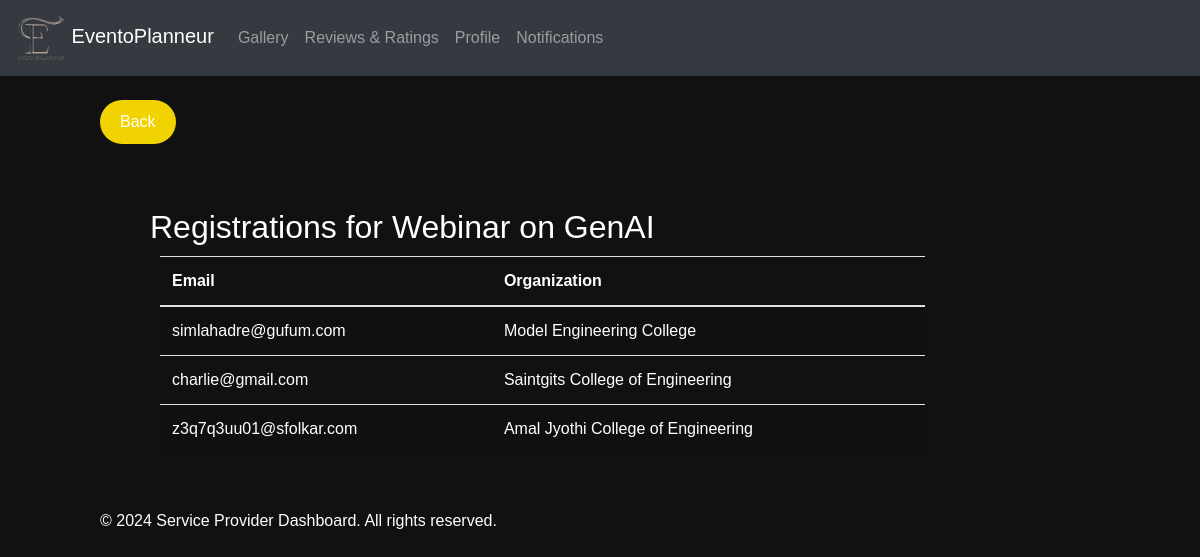
The page /display_registrations/79/ on the database its author committed.
### eventapp/models.py (models this page shows, shortened)
class Webinar(models.Model):
    EVENT_TYPE_CHOICES = [
    ('Online', 'Online'),
    ('Offline', 'Offline'),
]
    id = models.AutoField(primary_key=True)
    title = models.CharField(max_length=100)
    event_type = models.CharField(max_length=10, choices=EVENT_TYPE_CHOICES, default='offline')
    description = models.TextField()
    date = models.DateField(default=None, blank=True, null=True)
    start_time = models.TimeField(blank=True, null=True)
    end_time = models.TimeField(blank=True, null=True)
    location = models.CharField(max_length=200, blank=True, null=True)
    poster = models.URLField(blank=True, null=True)
    organizer_name = models.CharField(max_length=100)
    deadline = models.DateField(default=None, blank=True, null=True)
    fee = models.DecimalField(max_digits=10, decimal_places=2, blank=True, null=True)
    speakers = models.ManyToManyField(Speaker, blank=True)
    org_user=models.ForeignKey(CustomUser, on_delete=models.CASCADE,null=True,blank=True)
    livestream = models.URLField(blank=True, null=True)
    phone_number = models.CharField(max_length=15)
    max_participants = models.PositiveIntegerField(null=True,default=50)
    status = models.IntegerField(default=1,null=True,blank=True)
    def get_registrations(self):
        return WebinarRegistration.objects.filter(webinar=self)

class WebinarRegistration(models.Model):
    certificate_status=models.IntegerField(default=0,null=True,blank=True)
    user = models.ForeignKey(Attendee, on_delete=models.CASCADE)
    webinar = models.ForeignKey(Webinar, on_delete=models.CASCADE)

class Attendee(models.Model):
    name = models.CharField(max_length=255)
    email = models.EmailField()
    organization= models.CharField(max_length=255,blank=True, null=True)
    phone_number = models.CharField(max_length=20)
    location = models.CharField(max_length=255)
    interests = models.TextField(blank=True, null=True)
    org_user=models.ForeignKey(CustomUser, on_delete=models.CASCADE,null=True,blank=True)

### eventapp/views.py (the view)
# urls.py: path('display_registrations/<int:webinar_id>/', views.display_registrations, name='display_registrations'),
def display_registrations(request, webinar_id):
    webinar = Webinar.objects.get(pk=webinar_id)
    registrations = webinar.get_registrations()
    return render(request, 'registration_list.html', {'webinar': webinar, 'registrations': registrations})

### templates/registration_list.html (shortened to what this page needs)
{% load static %}
<!DOCTYPE html>
<html lang="en">
<head>
  <link rel="stylesheet" href="https://maxcdn.bootstrapcdn.com/bootstrap/4.5.2/css/bootstrap.min.css">
  <link rel="stylesheet"type="text/css" href="{% static 'css/webinar.css' %}">
</head>
<body>
  <nav class="navbar navbar-expand-md bg-dark navbar-dark">
    <div class="containers">
      <a class="navbar-brand" href="{% url 'eventapp:orghome' %}">
        <img src="{% static 'images/Eventoplanneur.png' %}" alt="Logo" width="50"> EventoPlanneur
      </a>
      <div class="collapse navbar-collapse" id="navbarCollapse">
        <ul class="navbar-nav ml-auto">
          <li class="nav-item"><a class="nav-link" href="#gallery">Gallery</a></li>
          <li class="nav-item"><a class="nav-link" href="#reviews">Reviews & Ratings</a></li>
          <li class="nav-item"><a class="nav-link" href="{% url 'eventapp:org_profile' %}">Profile</a></li>
          <li class="nav-item"><a class="nav-link" href="#notifications">Notifications</a></li>
        </ul>
      </div>
    </div>
  </nav>
  <div style="margin-left:100px;margin-right:225px" ><br>
    <a class="btn2" onclick="goBack()" style="background-color: #F1D302; /* Yellow */
    border: none;
    color: white;
    padding: 10px 20px;
    text-align: center;
    text-decoration: none;
    display: inline-block;
    font-size: 16px;
    cursor: pointer;
    border-radius: 40px;">
    Back
</a>
<br><br>
    <div class="reg">
    {% block content %}
    <h2>Registrations for {{ webinar.title }}</h2>
    <div class="container">
      <table class="table table-striped">
        <thead>
          <tr>
            <th>Email</th>
            <th>Organization</th>
          </tr>
        </thead>
        <tbody>
          {% for registration in registrations %}
          <tr>
            <td>{{ registration.user.email }}</td>
            <td>{{ registration.user.organization }}</td>
          </tr>
          {% endfor %}
        </tbody>
      </table>
    </div>
  {% endblock %}
    </div>
    <footer>
        <p>&copy; 2024 Service Provider Dashboard. All rights reserved.</p>
    </footer>
</body>
</html>

### static/css/webinar.css (style rules this page uses)
body { font-family: Arial, sans-serif; margin: 0; padding: 0; background-position: center; color: #ad6341; background-image: url("/static/images/bg.gif"); background-size: cover; }
.containers { display: flex; justify-content: space-between; text-align: right; }
.container { display: flex; justify-content: space-between; margin: 5px; }

### templates/registration_list.html (style rules this page uses)
:root { --gradient: linear-gradient(to left top, #DD2476 10%, #FF512F 90%) !important; }
body { background: #111 !important;; color:white; }
.table { color:white; }
.reg { margin:40px; color:white; }
h2 { margin:10px; }

### rows shown on the page
Webinar: title "Webinar on GenAI"
WebinarRegistration: user.email "simlahadre@gufum.com", user.organization "Model Engineering College"
WebinarRegistration: user.email "charlie@gmail.com", user.organization "Saintgits College of Engineering"
WebinarRegistration: user.email "z3q7q3uu01@sfolkar.com", user.organization "Amal Jyothi College of Engineering"
